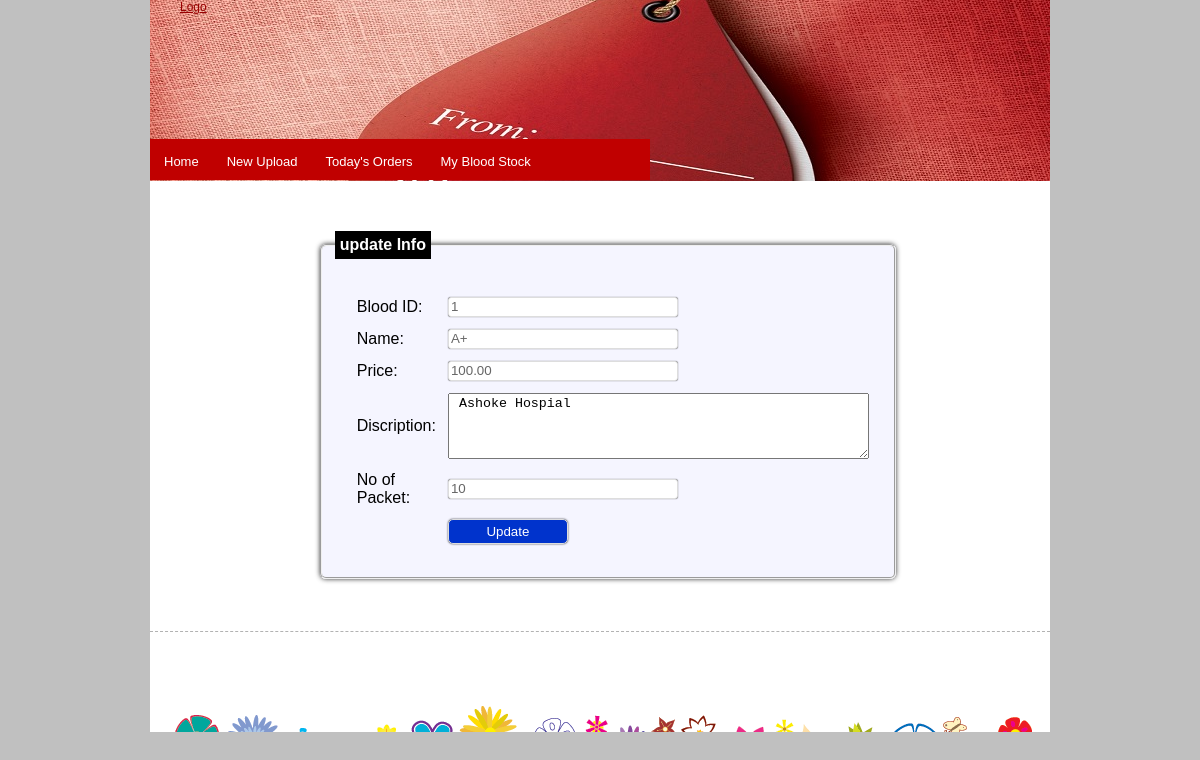
Page /bloodBank/supplier/edit_product.php?productID=1&page=1 (signed in) on the committed database.
### tables this page shows
CREATE TABLE IF NOT EXISTS `product` (
`productID` int(10) unsigned NOT NULL,
  `name` varchar(20) DEFAULT NULL,
  `code` varchar(20) DEFAULT NULL,
  `unitPrice` float(7,2) DEFAULT NULL,
  `description` tinytext,
  `packet` int(6),
  `status` tinyint(3) unsigned DEFAULT NULL,
  `suppDate` date NOT NULL,
  `supId` varchar(30) NOT NULL
);

### bloodBank/utils/config.php (called while the page is built, shortened)
<?php
function clean($data){
	$data=trim($data);
	$data=stripcslashes($data);
	$data=htmlentities($data);
	return $data;
}
?>

### bloodBank/supplier/edit_product.php (the view, shortened to what this page needs)
<?php
include_once '../utils/config.php';
if ($_SERVER ['REQUEST_METHOD'] == 'GET') {
	$name = $unitPrice = $description = $productID = $packet =
	$page = "";
	$productID = clean ( $_GET ['productID'] );
	$sql = "select * from product where productID=?";
	$conn = Database::connect ();
	$stmt = $conn->prepare ( $sql );
	$stmt->execute ( array (
			$productID
	) );
	if ($stmt) {
		$row = $stmt->fetch ( PDO::FETCH_ASSOC );
		$name = $row ['name'];
		$unitPrice = $row ['unitPrice'];
		$description = $row ['description'];
		$packet = $row ['packet'];
	} else {
		die ( "problem in select" );
	}
}
?>
<html>
<head>
<link rel="stylesheet" type="text/css" href="../style.css" />
</head>
<body>
	<div id="wrap">
		<div class="header">
			<div class="logo">
				<a href=""> Logo
				</a>
			</div>
			<div id="menu">
				<?php include_once 'menu_content.php';?>
			</div>
		</div>
		<div class="center_content">
			<div style="min-height: 400px;">
				<form action="<?php echo htmlspecialchars($_SERVER['PHP_SELF']);?>"
					method="post">
					<fieldset>
						<legend>update Info</legend>
						<table>
							<tr>
								<td>Blood ID:</td>
								<td><input type="text" name="productID" placeholder="Blood Sample ID"
									value="<?php echo $productID?>" readonly="readonly" /></td>
							</tr>
							<tr>
								<td>Name:</td>
								<td><input type="text" name="name" placeholder="Blood Group"
									value="<?php echo $name;?>" required ></td>
							</tr>
							<tr>
								<td>Price:</td>
								<td><input type="text" name="price" placeholder="price"
									value="<?php echo $unitPrice;?>" required ></td>
							</tr>
							<tr>
								<td>Discription:</td>
								<td><textarea rows="4" cols="50" name="description"
										placeholder="Hospital Name" required ><?php echo $description;?></textarea></td>
							</tr>
							<tr>
								<td>No of Packet:</td>
								<td><input type="text" name="packet" placeholder="No of packet"
									value="<?php echo $packet;?>" required ></td>
							</tr>
							<tr>
								<td></td>
								<td><input class="button" type="submit" value="Update" /></td>
							</tr>
						</table>
					</fieldset>
				</form>
			</div>
		</div>
		<div>
		<?php include_once '../footer.php';?>
		</div>
	</div>
</body>
</html>

### bloodBank/style.css (style rules this page uses)
body { background-color: #c0c0c0; font-family: Arial, Helvetica, sans-serif; padding: 0; font-size: 12px; margin: 0px; color: #000000; }
a { color: #990000; }
#wrap { width: 900px; height: auto; margin: auto; background-color: #FFFFFF; }
.header { width: 900px; height: 181px; background: url(img/about.jpg) no-repeat center; position: relative; }
.logo { padding: 0 0 0 30px; }
#menu { width: 500px; height: 41px; margin: 125px 0 0 0px; padding: 0px; background-color: #C00000; clear: left; position: absolute; }
.center_content { width: 900px; padding: 0px; margin: auto; height: auto; }
.button { background: #0033CC; border: 1px double #DDD; border-radius: 5px; box-shadow: 0 0 2px #333; color: white; outline: none; height: 25px; width: 120px; }
input[type="text"], input[type="password"] { background: white; border: 1px double #DDD; border-radius: 3px; box-shadow: 0 0 1px #333; color: #666; outline: none; height: 20px; width: 230px; }
fieldset { width: 50%; margin: 20px 0 70px 170px; box-shadow: 0 0 5px #333; border-radius: 6px; background-color: #F5F5FF; }
legend { display: block; padding: 5px; border: none; font-size: medium; font-weight:bolder; color: white; background-color: black; }
form { font-size: 14px; }

### bloodBank/supplier/edit_product.php (style rules this page uses)
form { font-size: 17px; margin: 50px 0 30px 0; }
table { margin: 10px 0 10px 0; padding: 10px; }
table tr td { padding: 10px 0 0 10px; }

### rows in the picture
product: name "A+", price "100.00", description "Ashoke Hospial", packet "10"
